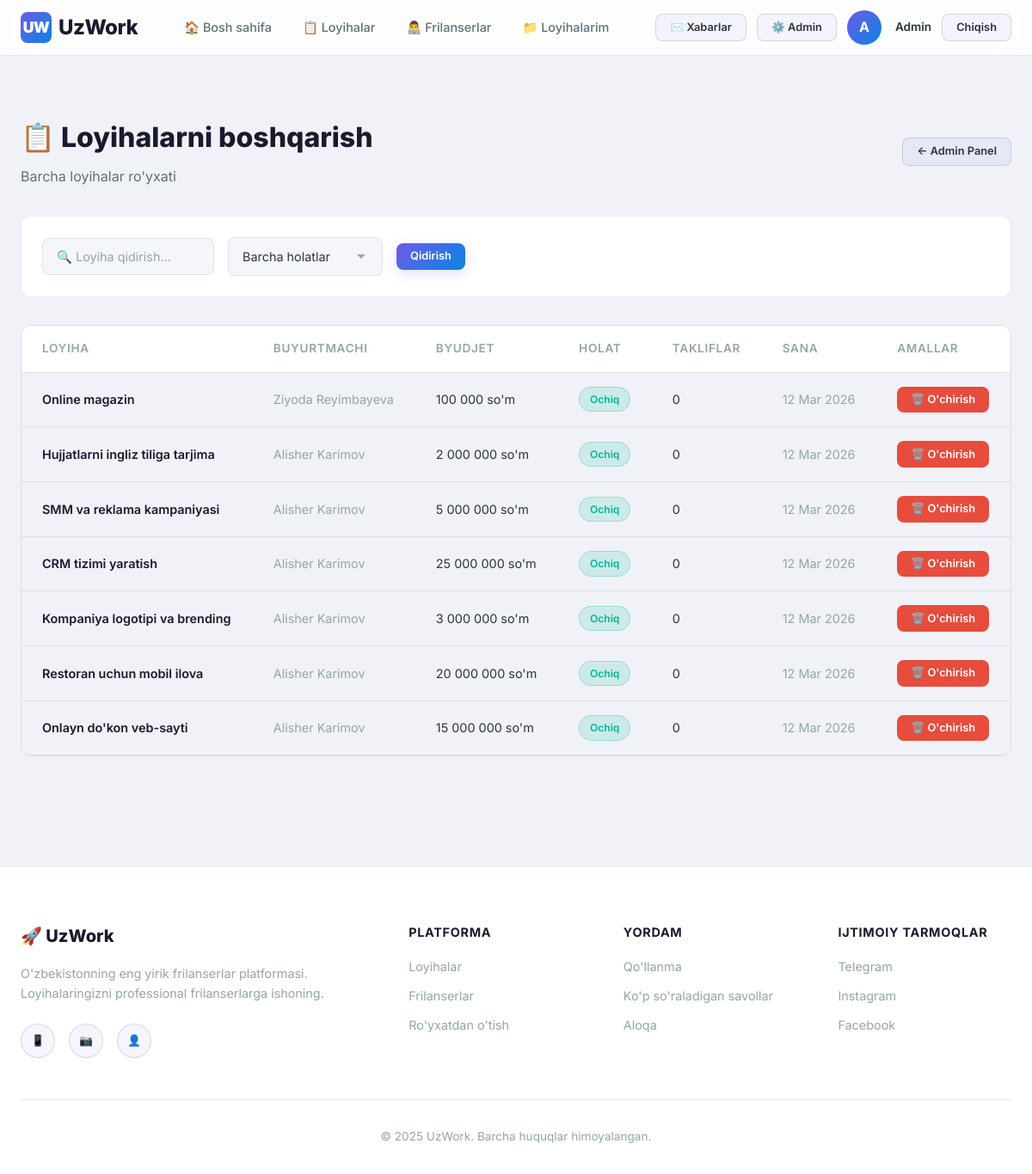
Page /dashboard/projects/ (signed in) on the committed database.
### accounts/models.py (models this page shows, shortened)
class User(AbstractUser):
    ROLE_CHOICES = (
        ('client', 'Buyurtmachi'),
        ('freelancer', 'Frilanser'),
        ('admin', 'Administrator'),
    )
    role = models.CharField(max_length=20, choices=ROLE_CHOICES, default='client', verbose_name="Rol")
    phone = models.CharField(max_length=20, blank=True, verbose_name="Telefon raqam")
    avatar = models.ImageField(upload_to='avatars/', blank=True, null=True, verbose_name="Profil rasmi")
    bio = models.TextField(blank=True, verbose_name="O'zi haqida")
    skills = models.CharField(max_length=500, blank=True, verbose_name="Ko'nikmalar",
                              help_text="Vergul bilan ajrating: masalan, Python, Django, JavaScript")
    location = models.CharField(max_length=100, blank=True, verbose_name="Joylashuv")
    portfolio_url = models.URLField(blank=True, verbose_name="Portfolio havolasi")
    date_joined_display = models.DateTimeField(auto_now_add=True, verbose_name="Ro'yxatdan o'tgan sana")
    class Meta:
        verbose_name = "Foydalanuvchi"
        verbose_name_plural = "Foydalanuvchilar"
    @property
    def is_client(self):
        return self.role == 'client'
    @property
    def is_admin_user(self):
        return self.role == 'admin' or self.is_superuser

### projects/models.py (models this page shows, shortened)
class Project(models.Model):
    STATUS_CHOICES = (
        ('open', 'Ochiq'),
        ('in_progress', 'Jarayonda'),
        ('completed', 'Yakunlangan'),
        ('cancelled', 'Bekor qilingan'),
    )
    title = models.CharField(max_length=200, verbose_name="Loyiha nomi")
    description = models.TextField(verbose_name="Tavsif")
    client = models.ForeignKey(
        settings.AUTH_USER_MODEL, on_delete=models.CASCADE,
        related_name='client_projects', verbose_name="Buyurtmachi"
    )
    category = models.ForeignKey(
        Category, on_delete=models.SET_NULL, null=True, blank=True,
        related_name='projects', verbose_name="Kategoriya"
    )
    budget = models.DecimalField(max_digits=12, decimal_places=0, verbose_name="Byudjet (so'm)")
    deadline = models.DateField(verbose_name="Muddat")
    status = models.CharField(max_length=20, choices=STATUS_CHOICES, default='open', verbose_name="Holat")
    assigned_freelancer = models.ForeignKey(
        settings.AUTH_USER_MODEL, on_delete=models.SET_NULL,
        null=True, blank=True, related_name='assigned_projects',
        verbose_name="Tanlangan frilanser"
    )
    created_at = models.DateTimeField(auto_now_add=True, verbose_name="Yaratilgan sana")
    updated_at = models.DateTimeField(auto_now=True, verbose_name="Yangilangan sana")
    class Meta:
        verbose_name = "Loyiha"
        verbose_name_plural = "Loyihalar"
        ordering = ['-created_at']
    @property
    def proposals_count(self):
        return self.proposals.count()

### dashboard/views.py (the view)
    def wrapper(request, *args, **kwargs):
        if not request.user.is_authenticated or not request.user.is_admin_user:
            messages.error(request, "Sizda admin huquqlari yo'q!")
            return redirect('home')
        return view_func(request, *args, **kwargs)

### dashboard/views.py (called while the page is built)
def admin_required(view_func):
    def wrapper(request, *args, **kwargs):
        if not request.user.is_authenticated or not request.user.is_admin_user:
            messages.error(request, "Sizda admin huquqlari yo'q!")
            return redirect('home')
        return view_func(request, *args, **kwargs)
    return wrapper

@login_required
@admin_required
def manage_projects(request):
    projects = Project.objects.select_related('client', 'category').all().order_by('-created_at')
    status_filter = request.GET.get('status', '')
    query = request.GET.get('q', '')
    if status_filter:
        projects = projects.filter(status=status_filter)
    if query:
        projects = projects.filter(
            Q(title__icontains=query) | Q(description__icontains=query)
        )
    return render(request, 'dashboard/manage_projects.html', {
        'projects': projects,
        'status_filter': status_filter,
        'query': query,
    })

### templates/dashboard/manage_projects.html (shortened to what this page needs)
{% extends 'base.html' %}
{% load humanize %}
{% block content %}
<div class="page-header">
    <div class="container">
        <div class="d-flex justify-between align-center flex-wrap gap-1">
            <div>
                <h1>📋 Loyihalarni boshqarish</h1>
                <p>Barcha loyihalar ro'yxati</p>
            </div>
            <a href="{% url 'admin_dashboard' %}" class="btn btn-secondary btn-sm">← Admin Panel</a>
        </div>
    </div>
</div>
<div class="container" style="padding-bottom: var(--space-3xl);">
    <form method="get" class="filters-bar">
        <input type="text" name="q" value="{{ query }}" class="form-input search-input" placeholder="🔍 Loyiha qidirish...">
        <select name="status" class="form-select" style="max-width:180px;">
            <option value="">Barcha holatlar</option>
        </select>
        <button type="submit" class="btn btn-primary btn-sm">Qidirish</button>
    </form>
    <div class="table-container">
        <table>
            <thead>
                <tr>
                    <th>Loyiha</th>
                    <th>Buyurtmachi</th>
                    <th>Byudjet</th>
                    <th>Holat</th>
                    <th>Takliflar</th>
                    <th>Sana</th>
                    <th>Amallar</th>
                </tr>
            </thead>
            <tbody>
                {% for project in projects %}
                <tr>
                    <td>
                        <a href="{% url 'project_detail' pk=project.pk %}" style="color:var(--text-bright); font-weight:600;">
                            {{ project.title|truncatewords:5 }}
                        </a>
                    </td>
                    <td style="color:var(--text-muted);">{{ project.client.get_full_name|default:project.client.username }}</td>
                    <td>{{ project.budget|intcomma }} so'm</td>
                    <td><span class="tag status-{{ project.status }}">{{ project.get_status_display }}</span></td>
                    <td>{{ project.proposals_count }}</td>
                    <td style="color:var(--text-muted);">{{ project.created_at|date:"d M Y" }}</td>
                    <td>
                        <form method="post" action="{% url 'delete_project_admin' pk=project.pk %}"
                              onsubmit="return confirm('Loyihani o\'chirmoqchimisiz?')">
                            <button type="submit" class="btn btn-danger btn-sm">🗑️ O'chirish</button>
                        </form>
                    </td>
                </tr>
                {% endfor %}
            </tbody>
        </table>
    </div>
</div>
{% endblock %}

### templates/base.html (shortened to what this page needs)
{% load static %}
<!DOCTYPE html>
<html lang="uz">
<head>
    <link rel="stylesheet" href="{% static 'css/style.css' %}">
</head>
<body>
    <nav class="navbar" id="navbar">
        <div class="container">
            <a href="{% url 'home' %}" class="navbar-brand">
                <div class="logo-icon">UW</div>
                UzWork
            </a>
            <ul class="navbar-nav" id="navMenu">
                <li><a href="{% url 'home' %}" {% if request.resolver_match.url_name == 'home' %}class="active"{% endif %}>🏠 Bosh sahifa</a></li>
                <li><a href="{% url 'project_list' %}" {% if request.resolver_match.url_name == 'project_list' %}class="active"{% endif %}>📋 Loyihalar</a></li>
                <li><a href="{% url 'freelancers' %}" {% if request.resolver_match.url_name == 'freelancers' %}class="active"{% endif %}>👨‍💻 Frilanserlar</a></li>
                {% if user.is_authenticated %}
                    <li><a href="{% url 'my_projects' %}" {% if request.resolver_match.url_name == 'my_projects' %}class="active"{% endif %}>📁 Loyihalarim</a></li>
                {% endif %}
            </ul>
            <div class="navbar-actions">
                {% if user.is_authenticated %}
                    <a href="{% url 'inbox' %}" class="btn btn-secondary btn-sm nav-badge" title="Xabarlar">
                        ✉️ Xabarlar
                    </a>
                    {% if user.is_admin_user %}
                    <a href="{% url 'admin_dashboard' %}" class="btn btn-secondary btn-sm">⚙️ Admin</a>
                    {% endif %}
                    <a href="{% url 'profile' username=user.username %}" class="d-flex align-center gap-1" style="color: var(--text-primary);">
                        {% if user.avatar %}
                            <img src="{{ user.avatar.url }}" class="avatar avatar-sm" alt="{{ user.username }}">
                        {% else %}
                            <div class="avatar-placeholder avatar-sm">{{ user.first_name|first|default:user.username|first }}</div>
                        {% endif %}
                        <span style="font-weight:600; font-size:0.85rem;">{{ user.first_name|default:user.username }}</span>
                    </a>
                    <a href="{% url 'logout' %}" class="btn btn-secondary btn-sm">Chiqish</a>
                {% else %}
                    <a href="{% url 'login' %}" class="btn btn-secondary btn-sm">Kirish</a>
                    <a href="{% url 'register' %}" class="btn btn-primary btn-sm">Ro'yxatdan o'tish</a>
                {% endif %}
            </div>
        </div>
    </nav>
    <main>
        {% block content %}{% endblock %}
    </main>
    <footer class="footer">
        <div class="container">
            <div class="footer-grid">
                <div>
                    <div class="footer-brand">🚀 UzWork</div>
                    <p class="footer-desc">
                        O'zbekistonning eng yirik frilanserlar platformasi.
                        Loyihalaringizni professional frilanserlarga ishoning.
                    </p>
                    <div style="display:flex; gap:var(--space-md); margin-top:var(--space-lg);">
                        <a href="#" class="btn btn-secondary btn-sm" style="border-radius:50%; width:40px; height:40px; padding:0;">📱</a>
                        <a href="#" class="btn btn-secondary btn-sm" style="border-radius:50%; width:40px; height:40px; padding:0;">📷</a>
                        <a href="#" class="btn btn-secondary btn-sm" style="border-radius:50%; width:40px; height:40px; padding:0;">👤</a>
                    </div>
                </div>
                <div>
                    <h4>Platforma</h4>
                    <ul class="footer-links">
                        <li><a href="{% url 'project_list' %}">Loyihalar</a></li>
                        <li><a href="{% url 'freelancers' %}">Frilanserlar</a></li>
                        <li><a href="{% url 'register' %}">Ro'yxatdan o'tish</a></li>
                    </ul>
                </div>
                <div>
                    <h4>Yordam</h4>
                    <ul class="footer-links">
                        <li><a href="#">Qo'llanma</a></li>
                        <li><a href="#">Ko'p so'raladigan savollar</a></li>
                        <li><a href="#">Aloqa</a></li>
                    </ul>
                </div>
                <div>
                    <h4>Ijtimoiy tarmoqlar</h4>
                    <ul class="footer-links">
                        <li><a href="#">Telegram</a></li>
                        <li><a href="#">Instagram</a></li>
                        <li><a href="#">Facebook</a></li>
                    </ul>
                </div>
            </div>
            <div class="footer-bottom">
                <p>© 2025 UzWork. Barcha huquqlar himoyalangan.</p>
            </div>
        </div>
    </footer>
</body>
</html>

### rows in the picture
User: first_name|first "A", first_name "Admin"
Project: title "Online magazin", client.get_full_name "Ziyoda Reyimbayeva", budget "100 000", status "Ochiq", proposals_count "0", created_at "12 Mar 2026"
Project: title "Hujjatlarni ingliz tiliga tarjima", client.get_full_name "Alisher Karimov", budget "2 000 000", status "Ochiq", proposals_count "0", created_at "12 Mar 2026"
Project: title "SMM va reklama kampaniyasi", client.get_full_name "Alisher Karimov", budget "5 000 000", status "Ochiq", proposals_count "0", created_at "12 Mar 2026"
Project: title "CRM tizimi yaratish", client.get_full_name "Alisher Karimov", budget "25 000 000", status "Ochiq", proposals_count "0", created_at "12 Mar 2026"
Project: title "Kompaniya logotipi va brending", client.get_full_name "Alisher Karimov", budget "3 000 000", status "Ochiq", proposals_count "0", created_at "12 Mar 2026"
Project: title "Restoran uchun mobil ilova", client.get_full_name "Alisher Karimov", budget "20 000 000", status "Ochiq", proposals_count "0", created_at "12 Mar 2026"
Project: title "Onlayn do'kon veb-sayti", client.get_full_name "Alisher Karimov", budget "15 000 000", status "Ochiq", proposals_count "0", created_at "12 Mar 2026"
